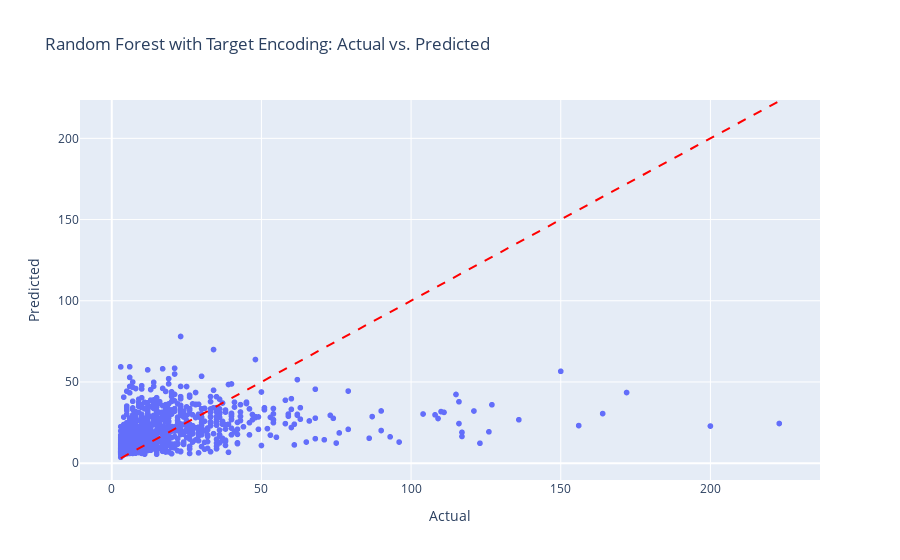

The cell this chart's notebook holds for it:
### Markdown cell above
## ExtraTreesRegressor

### Code cell
# Define and train ExtraTrees model
model_et = ExtraTreesRegressor(n_estimators=200, random_state=42)
model_et.fit(X_train_imputed, y_train)

# Evaluate on validation data
y_val_pred_et = model_et.predict(X_val_imputed)
rmse_val_et = (root_mean_squared_error(y_val, y_val_pred_et))
print(f"RMSE on Validation Set (ExtraTrees): {rmse_val_et:.3f}")
plot_actual_vs_pred(y_val, y_val_pred_et, "Random Forest with Target Encoding")

### Figure 1 — Plotly figure (JSON) as saved in the notebook; plotly's stock layout.template omitted (floating-point values rounded to 4 significant figures; data arrays with more than 128 entries replaced by an {"elided": "..."} marker saying what was removed)
{"data": [{"hovertemplate": "Actual=%{x}<br>Predicted=%{y}<extra></extra>", "legendgroup": "", "marker": {"color": "#636efa", "symbol": "circle"}, "mode": "markers", "name": "", "showlegend": false, "type": "scattergl", "x": {"elided": "1160 int values"}, "xaxis": "x", "y": {"elided": "1160 float values"}, "yaxis": "y"}], "layout": {"legend": {"tracegroupgap": 0}, "shapes": [{"line": {"color": "Red", "dash": "dash"}, "type": "line", "x0": 3, "x1": 223, "y0": 3, "y1": 223}], "title": {"text": "Random Forest with Target Encoding: Actual vs. Predicted"}, "xaxis": {"anchor": "y", "domain": [0, 1], "title": {"text": "Actual"}}, "yaxis": {"anchor": "x", "domain": [0, 1], "title": {"text": "Predicted"}}}}
